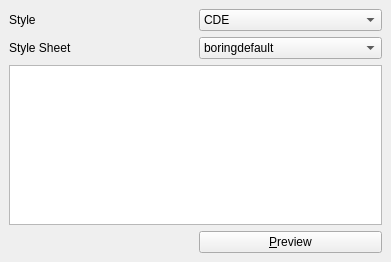
<ui version="4.0" >
 <class>StyleSheetEditor</class>
 <widget class="QWidget" name="StyleSheetEditor" >
  <property name="geometry" >
   <rect>
    <x>0</x>
    <y>0</y>
    <width>391</width>
    <height>262</height>
   </rect>
  </property>
  <property name="windowTitle" >
   <string>Form</string>
  </property>
  <layout class="QGridLayout" >
   <property name="margin" >
    <number>9</number>
   </property>
   <property name="spacing" >
    <number>6</number>
   </property>
   <item row="3" column="1" >
    <widget class="QPushButton" name="previewButton" >
     <property name="text" >
      <string>&amp;Preview</string>
     </property>
    </widget>
   </item>
   <item row="2" column="0" colspan="2" >
    <widget class="QTextEdit" name="styleTextEdit" />
   </item>
   <item row="1" column="1" >
    <widget class="QComboBox" name="styleSheetCombo" >
     <item>
      <property name="text" >
       <string>boringdefault</string>
      </property>
     </item>
     <item>
      <property name="text" >
       <string>coffee</string>
      </property>
     </item>
     <item>
      <property name="text" >
       <string>pagefold</string>
      </property>
     </item>
    </widget>
   </item>
   <item row="1" column="0" >
    <widget class="QLabel" name="label_8" >
     <property name="text" >
      <string>&lt;nobr>Style Sheet&lt;/nobr></string>
     </property>
     <property name="textFormat" >
      <enum>Qt::RichText</enum>
     </property>
     <property name="wordWrap" >
      <bool>true</bool>
     </property>
    </widget>
   </item>
   <item row="0" column="0" >
    <widget class="QLabel" name="label_7" >
     <property name="text" >
      <string>Style</string>
     </property>
     <property name="textFormat" >
      <enum>Qt::RichText</enum>
     </property>
     <property name="wordWrap" >
      <bool>true</bool>
     </property>
    </widget>
   </item>
   <item row="0" column="1" >
    <widget class="QComboBox" name="styleCombo" >
     <item>
      <property name="text" >
       <string>CDE</string>
      </property>
     </item>
     <item>
      <property name="text" >
       <string>Cleanlooks</string>
      </property>
     </item>
     <item>
      <property name="text" >
       <string>Motif</string>
      </property>
     </item>
     <item>
      <property name="text" >
       <string>Plastique</string>
      </property>
     </item>
     <item>
      <property name="text" >
       <string>Windows</string>
      </property>
     </item>
     <item>
      <property name="text" >
       <string>WindowsXP</string>
      </property>
     </item>
    </widget>
   </item>
  </layout>
 </widget>
 <resources/>
 <connections/>
</ui>
